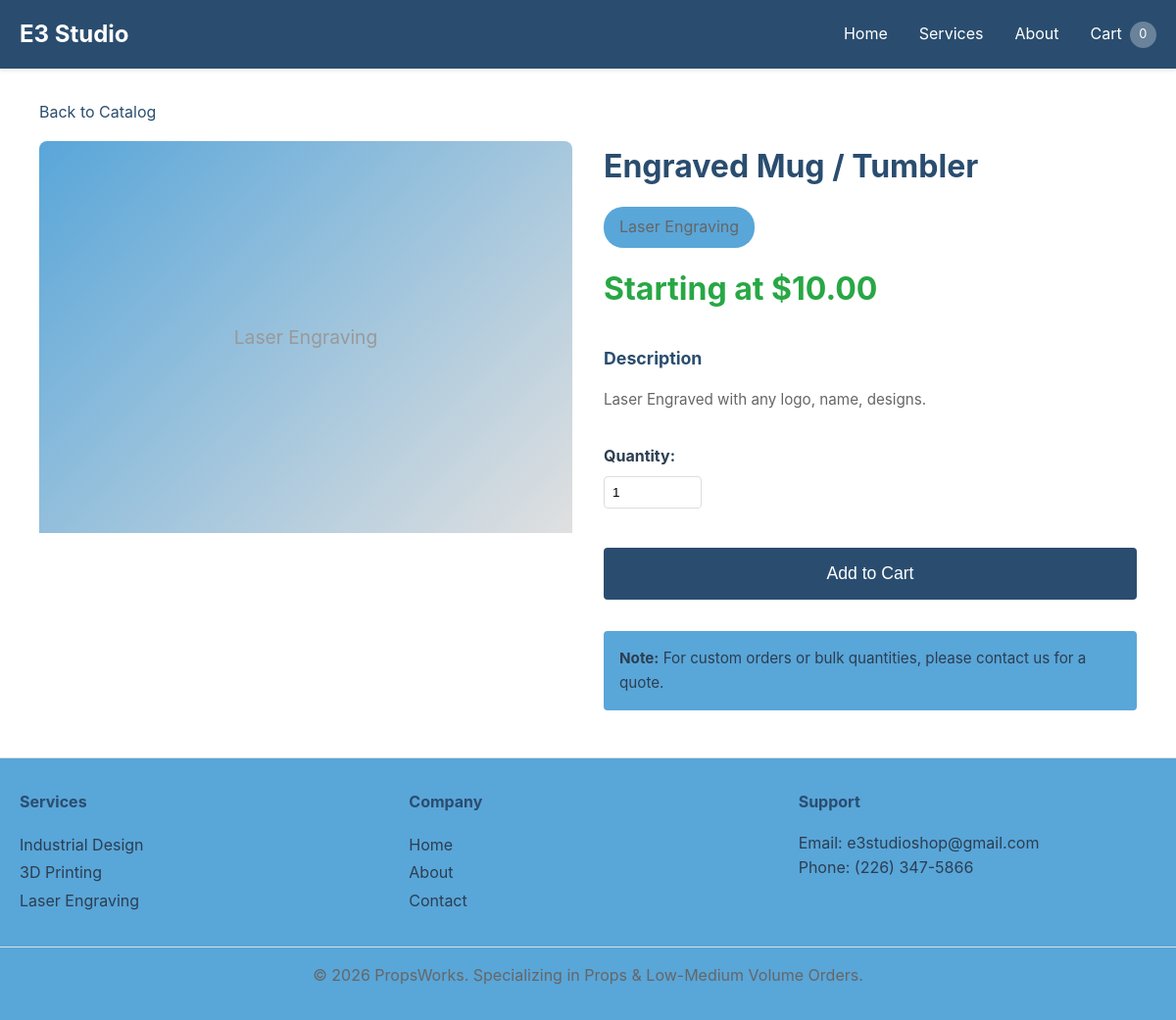
/services/engraved-mug-tumbler, run on the app's committed database.
### app/models.py (models this page shows, shortened)
class Service(db.Model):
    __tablename__ = 'services'
    id = db.Column(db.Integer, primary_key=True)
    name = db.Column(db.String(255), nullable=False)
    slug = db.Column(db.String(255), unique=True, nullable=False)
    description = db.Column(db.Text, nullable=False)
    long_description = db.Column(db.Text)
    price_base = db.Column(db.Float, nullable=False)
    category = db.Column(db.String(100), nullable=False)  # industrial_design, 3d_printing, laser_engraving
    image_url = db.Column(db.String(500))
    is_active = db.Column(db.Boolean, default=True)
    created_at = db.Column(db.DateTime, default=datetime.utcnow)
    media_gallery = db.Column(db.JSON, default=list)  # Stores list of media: [{'type': 'photo/video', 'url': '...', 'caption': '...'}]
    bulk_pricing = db.Column(db.JSON, default=list)  # Stores bulk pricing tiers: [{'min_quantity': 10, 'price': 450}]
    service_options = db.relationship('ServiceOption', backref='service', lazy=True, cascade='all, delete-orphan')

### app/services.py (the view)
@services_bp.route('/<slug>')
def service_detail(slug):
    content = load_content()
    service = Service.query.filter_by(slug=slug).first_or_404()
    return render_template('services/detail.html', service=service, content=content)

### app/__init__.py (called while the page is built)
def load_content():
    root_dir = os.path.dirname(os.path.dirname(os.path.abspath(__file__)))
    content_file = os.path.join(root_dir, 'instance', 'content.json')
    if os.path.exists(content_file):
        with open(content_file, 'r') as f:
            return json.load(f)
    return {}

def create_app(config_name='development'):
    root_dir = os.path.dirname(os.path.dirname(os.path.abspath(__file__)))
    app = Flask(__name__,
                template_folder=os.path.join(root_dir, 'templates'),
                static_folder=os.path.join(root_dir, 'static'))
    if config_name == 'production':
        app.config.from_object('config.ProductionConfig')
    else:
        app.config.from_object('config.DevelopmentConfig')
    db.init_app(app)
    @app.context_processor
    def inject_content():
        return {'content': load_content()}
    from app.routes import main_bp
    from app.services import services_bp
    from app.admin import admin_bp
    app.register_blueprint(main_bp)
    app.register_blueprint(services_bp)
    app.register_blueprint(admin_bp)
    with app.app_context():
        db.create_all()
    return app

### app/services.py (called while the page is built)
def load_content():
    content_file = os.path.join(os.path.dirname(__file__), '..', 'instance', 'content.json')
    if os.path.exists(content_file):
        with open(content_file, 'r') as f:
            return json.load(f)
    return {}

### templates/services/detail.html (shortened to what this page needs)
{% extends "base.html" %}
{% block content %}
<div class="container service-detail">
    <div class="back-link">
        <a href="{{ url_for('services.catalog') }}">Back to Catalog</a>
    </div>
    <div class="detail-layout">
        <div class="detail-image">
            {% if service.image_url %}
                <img src="{{ service.image_url }}" alt="{{ service.name }}">
            {% else %}
                <div class="detail-image-placeholder">
                    <span>{{ service.category.replace('_', ' ').title() }}</span>
                </div>
            {% endif %}
        </div>
        <div class="detail-content">
            <h1>{{ service.name }}</h1>
            <p class="category-badge">{{ service.category.replace('_', ' ').title() }}</p>
            <div class="price-section">
                <p class="price">Starting at <strong>${{ "%.2f"|format(service.price_base) }}</strong></p>
            </div>
            <div class="description">
                <h3>Description</h3>
                <p>{{ service.description }}</p>
            </div>
            <div class="quantity-section">
                <label for="quantity">Quantity:</label>
                <input type="number" id="quantity" name="quantity" min="1" value="1" class="quantity-input">
            </div>
            <button class="btn btn-primary btn-large" onclick="addToCartDetail({{ service.id }}, '{{ service.name }}')">
                Add to Cart
            </button>
            <div class="service-meta">
                <p><strong>Note:</strong> For custom orders or bulk quantities, please contact us for a quote.</p>
            </div>
        </div>
    </div>
</div>
{% endblock %}

### static/css/style.css (style rules this page uses)
:root { --primary-color: #0066cc; --secondary-color: #f0f0f0; --text-color: #333; --border-color: #ddd; --success-color: #28a745; --error-color: #dc3545; }
* { margin: 0; padding: 0; box-sizing: border-box; }
body { font-family: -apple-system, BlinkMacSystemFont, 'Segoe UI', Roboto, Oxygen, Ubuntu, Cantarell, sans-serif; line-height: 1.6; color: var(--text-color); background-color: #fff; }
.container { max-width: 1200px; margin: 0 auto; padding: 0 20px; }
.btn { display: inline-block; padding: 0.75rem 1.5rem; border-radius: 4px; text-decoration: none; border: none; cursor: pointer; transition: all 0.3s; font-size: 1rem; }
.btn-primary { background-color: var(--primary-color); color: white; }
.btn-large { padding: 1rem 2rem; font-size: 1.1rem; }
.description { color: #666; margin-bottom: 1rem; font-size: 0.95rem; }
.price { font-size: 1.5rem; font-weight: bold; color: var(--success-color); margin-bottom: 1rem; }
.service-detail { margin: 2rem 0; }
.back-link { margin-bottom: 1rem; }
.back-link a { color: var(--primary-color); text-decoration: none; }
.detail-layout { display: grid; grid-template-columns: 1fr 1fr; gap: 2rem; margin-bottom: 2rem; }
.detail-image { border-radius: 8px; overflow: hidden; }
.detail-image-placeholder { width: 100%; height: 400px; background: linear-gradient(135deg, var(--secondary-color), #e0e0e0); display: flex; align-items: center; justify-content: center; font-size: 1.2rem; color: #999; }
.detail-content h1 { color: var(--primary-color); margin-bottom: 1rem; }
.category-badge { display: inline-block; background-color: var(--secondary-color); padding: 0.5rem 1rem; border-radius: 20px; color: #666; margin-bottom: 1rem; }
.price-section .price { font-size: 2rem; }
.description { margin: 2rem 0; }
.description h3 { margin-bottom: 1rem; color: var(--primary-color); }
.quantity-section { margin: 1.5rem 0; }
.quantity-section label { display: block; margin-bottom: 0.5rem; font-weight: bold; }
.quantity-input { width: 100px; padding: 0.5rem; border: 1px solid var(--border-color); border-radius: 4px; }
.btn-large { width: 100%; margin-top: 1rem; }
.service-meta { margin-top: 2rem; padding: 1rem; background-color: var(--secondary-color); border-radius: 4px; font-size: 0.95rem; }

### data on the page
Service: category.replace "Laser Engraving", name "Engraved Mug / Tumbler", price_base "10.00", description "Laser Engraved with any logo, name, designs."

### other printed values
{{ content.site_title if content and content.site_title else 'PropsWorks' }} "E3 Studio"
{{ content.contact_email if content else 'support@propsworks.com' }} "e3studioshop@gmail.com"
{{ content.contact_phone if content else '(555) 123-4567' }} "(226) 347-5866"
